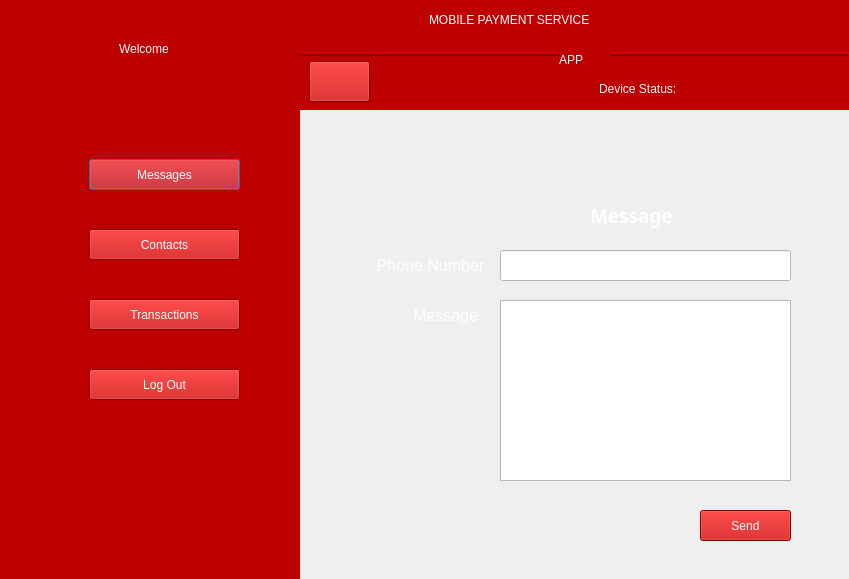
<?xml version="1.0" encoding="UTF-8"?>
<ui version="4.0">
 <class>Dialog</class>
 <widget class="QDialog" name="Dialog">
  <property name="geometry">
   <rect>
    <x>0</x>
    <y>0</y>
    <width>849</width>
    <height>579</height>
   </rect>
  </property>
  <property name="windowTitle">
   <string>Dialog</string>
  </property>
  <property name="styleSheet">
   <string notr="true"/>
  </property>
  <widget class="QWidget" name="widget" native="true">
   <property name="geometry">
    <rect>
     <x>-1</x>
     <y>-1</y>
     <width>301</width>
     <height>581</height>
    </rect>
   </property>
   <property name="styleSheet">
    <string notr="true">background-color: rgb(189, 0, 0);
color: rgb(255, 255, 255);</string>
   </property>
   <widget class="QLabel" name="label">
    <property name="geometry">
     <rect>
      <x>120</x>
      <y>40</y>
      <width>81</width>
      <height>20</height>
     </rect>
    </property>
    <property name="styleSheet">
     <string notr="true">font: 75 14pt &quot;MS Shell Dlg 2&quot;;</string>
    </property>
    <property name="text">
     <string>Welcome</string>
    </property>
   </widget>
   <widget class="QLabel" name="nmm">
    <property name="geometry">
     <rect>
      <x>60</x>
      <y>70</y>
      <width>201</width>
      <height>20</height>
     </rect>
    </property>
    <property name="styleSheet">
     <string notr="true">font: 75 13pt &quot;MS Shell Dlg 2&quot;;</string>
    </property>
    <property name="text">
     <string/>
    </property>
    <property name="alignment">
     <set>Qt::AlignCenter</set>
    </property>
   </widget>
   <widget class="QLabel" name="pnmm">
    <property name="geometry">
     <rect>
      <x>100</x>
      <y>110</y>
      <width>131</width>
      <height>20</height>
     </rect>
    </property>
    <property name="styleSheet">
     <string notr="true">font: 75 13pt &quot;MS Shell Dlg 2&quot;;</string>
    </property>
    <property name="text">
     <string/>
    </property>
    <property name="alignment">
     <set>Qt::AlignCenter</set>
    </property>
   </widget>
   <widget class="QLabel" name="label_5">
    <property name="geometry">
     <rect>
      <x>20</x>
      <y>150</y>
      <width>51</width>
      <height>41</height>
     </rect>
    </property>
    <property name="text">
     <string/>
    </property>
    <property name="pixmap">
     <pixmap>ICONS/icons8-group-message-48.png</pixmap>
    </property>
   </widget>
   <widget class="QLabel" name="label_11">
    <property name="geometry">
     <rect>
      <x>20</x>
      <y>290</y>
      <width>51</width>
      <height>41</height>
     </rect>
    </property>
    <property name="text">
     <string/>
    </property>
    <property name="pixmap">
     <pixmap>ICONS/icons8-euro-money-48.png</pixmap>
    </property>
   </widget>
   <widget class="QLabel" name="label_12">
    <property name="geometry">
     <rect>
      <x>20</x>
      <y>220</y>
      <width>51</width>
      <height>41</height>
     </rect>
    </property>
    <property name="text">
     <string/>
    </property>
    <property name="pixmap">
     <pixmap>ICONS/icons8-address-book-2-48.png</pixmap>
    </property>
   </widget>
   <widget class="QLabel" name="label_14">
    <property name="geometry">
     <rect>
      <x>20</x>
      <y>360</y>
      <width>51</width>
      <height>41</height>
     </rect>
    </property>
    <property name="text">
     <string/>
    </property>
    <property name="pixmap">
     <pixmap>ICONS/icons8-open-pane-48.png</pixmap>
    </property>
   </widget>
   <widget class="QPushButton" name="messages">
    <property name="geometry">
     <rect>
      <x>90</x>
      <y>160</y>
      <width>151</width>
      <height>31</height>
     </rect>
    </property>
    <property name="styleSheet">
     <string notr="true">font: 75 10pt &quot;Arial&quot;;</string>
    </property>
    <property name="text">
     <string>Messages</string>
    </property>
   </widget>
   <widget class="QPushButton" name="contacts">
    <property name="geometry">
     <rect>
      <x>90</x>
      <y>230</y>
      <width>151</width>
      <height>31</height>
     </rect>
    </property>
    <property name="styleSheet">
     <string notr="true">font: 75 10pt &quot;Arial&quot;;</string>
    </property>
    <property name="text">
     <string>Contacts</string>
    </property>
   </widget>
   <widget class="QPushButton" name="transaction">
    <property name="geometry">
     <rect>
      <x>90</x>
      <y>300</y>
      <width>151</width>
      <height>31</height>
     </rect>
    </property>
    <property name="styleSheet">
     <string notr="true">font: 75 10pt &quot;Arial&quot;;</string>
    </property>
    <property name="text">
     <string>Transactions</string>
    </property>
   </widget>
   <widget class="QPushButton" name="lgo">
    <property name="geometry">
     <rect>
      <x>90</x>
      <y>370</y>
      <width>151</width>
      <height>31</height>
     </rect>
    </property>
    <property name="styleSheet">
     <string notr="true">font: 75 10pt &quot;Arial&quot;;</string>
    </property>
    <property name="text">
     <string>Log Out</string>
    </property>
   </widget>
  </widget>
  <widget class="QFrame" name="frame">
   <property name="geometry">
    <rect>
     <x>299</x>
     <y>-1</y>
     <width>551</width>
     <height>111</height>
    </rect>
   </property>
   <property name="styleSheet">
    <string notr="true">background-color: rgb(189, 0, 0);
color: rgb(255, 255, 255);</string>
   </property>
   <property name="frameShape">
    <enum>QFrame::HLine</enum>
   </property>
   <property name="frameShadow">
    <enum>QFrame::Raised</enum>
   </property>
   <property name="lineWidth">
    <number>2</number>
   </property>
   <property name="midLineWidth">
    <number>0</number>
   </property>
   <widget class="QLabel" name="label_16">
    <property name="geometry">
     <rect>
      <x>260</x>
      <y>50</y>
      <width>51</width>
      <height>21</height>
     </rect>
    </property>
    <property name="styleSheet">
     <string notr="true">font: 75 18pt &quot;MS Shell Dlg 2&quot;;</string>
    </property>
    <property name="text">
     <string>APP</string>
    </property>
   </widget>
   <widget class="QLabel" name="label_15">
    <property name="geometry">
     <rect>
      <x>130</x>
      <y>10</y>
      <width>301</width>
      <height>21</height>
     </rect>
    </property>
    <property name="styleSheet">
     <string notr="true">font: 75 18pt &quot;MS Shell Dlg 2&quot;;</string>
    </property>
    <property name="text">
     <string>MOBILE PAYMENT SERVICE</string>
    </property>
   </widget>
   <widget class="QPushButton" name="hm">
    <property name="geometry">
     <rect>
      <x>10</x>
      <y>62</y>
      <width>61</width>
      <height>41</height>
     </rect>
    </property>
    <property name="text">
     <string/>
    </property>
    <property name="icon">
     <iconset>
      <normaloff>ICONS/icons8-exterior-48.png</normaloff>ICONS/icons8-exterior-48.png</iconset>
    </property>
    <property name="iconSize">
     <size>
      <width>40</width>
      <height>40</height>
     </size>
    </property>
   </widget>
   <widget class="QLabel" name="st">
    <property name="geometry">
     <rect>
      <x>410</x>
      <y>80</y>
      <width>111</width>
      <height>20</height>
     </rect>
    </property>
    <property name="styleSheet">
     <string notr="true">font: 75 12pt &quot;MS Shell Dlg 2&quot;;</string>
    </property>
    <property name="text">
     <string/>
    </property>
   </widget>
   <widget class="QLabel" name="label_2">
    <property name="geometry">
     <rect>
      <x>300</x>
      <y>80</y>
      <width>101</width>
      <height>20</height>
     </rect>
    </property>
    <property name="styleSheet">
     <string notr="true">font: 75 12pt &quot;MS Shell Dlg 2&quot;;</string>
    </property>
    <property name="text">
     <string>Device Status:</string>
    </property>
   </widget>
   <widget class="QLabel" name="sm">
    <property name="geometry">
     <rect>
      <x>80</x>
      <y>80</y>
      <width>111</width>
      <height>20</height>
     </rect>
    </property>
    <property name="styleSheet">
     <string notr="true">font: 75 11pt &quot;MS Shell Dlg 2&quot;;</string>
    </property>
    <property name="text">
     <string/>
    </property>
   </widget>
   <widget class="QLabel" name="smcd">
    <property name="geometry">
     <rect>
      <x>200</x>
      <y>80</y>
      <width>90</width>
      <height>20</height>
     </rect>
    </property>
    <property name="styleSheet">
     <string notr="true">font: 75 11pt &quot;MS Shell Dlg 2&quot;;</string>
    </property>
    <property name="text">
     <string/>
    </property>
   </widget>
  </widget>
  <widget class="QLabel" name="label_3">
   <property name="geometry">
    <rect>
     <x>290</x>
     <y>100</y>
     <width>561</width>
     <height>491</height>
    </rect>
   </property>
   <property name="text">
    <string/>
   </property>
   <property name="pixmap">
    <pixmap>../../../Downloads/IMG_3086.jpg</pixmap>
   </property>
  </widget>
  <widget class="QLabel" name="label_9">
   <property name="geometry">
    <rect>
     <x>400</x>
     <y>300</y>
     <width>91</width>
     <height>31</height>
    </rect>
   </property>
   <property name="font">
    <font>
     <family>Microsoft Sans Serif</family>
     <pointsize>12</pointsize>
     <weight>50</weight>
     <italic>false</italic>
     <bold>false</bold>
    </font>
   </property>
   <property name="styleSheet">
    <string notr="true">color: rgb(255, 255, 255);
font: 12pt &quot;Microsoft Sans Serif&quot;;

</string>
   </property>
   <property name="text">
    <string>Message</string>
   </property>
   <property name="alignment">
    <set>Qt::AlignCenter</set>
   </property>
  </widget>
  <widget class="QLabel" name="label_8">
   <property name="geometry">
    <rect>
     <x>590</x>
     <y>200</y>
     <width>91</width>
     <height>31</height>
    </rect>
   </property>
   <property name="font">
    <font>
     <family>Century Gothic</family>
     <pointsize>14</pointsize>
     <weight>75</weight>
     <bold>true</bold>
    </font>
   </property>
   <property name="styleSheet">
    <string notr="true">color: rgb(255, 255, 255);</string>
   </property>
   <property name="text">
    <string>Message</string>
   </property>
  </widget>
  <widget class="QLabel" name="label_7">
   <property name="geometry">
    <rect>
     <x>370</x>
     <y>250</y>
     <width>121</width>
     <height>31</height>
    </rect>
   </property>
   <property name="font">
    <font>
     <family>Microsoft Sans Serif</family>
     <pointsize>12</pointsize>
     <weight>50</weight>
     <italic>false</italic>
     <bold>false</bold>
    </font>
   </property>
   <property name="styleSheet">
    <string notr="true">
color: rgb(255, 255, 255);
font: 12pt &quot;Microsoft Sans Serif&quot;;

</string>
   </property>
   <property name="text">
    <string>Phone Number</string>
   </property>
   <property name="alignment">
    <set>Qt::AlignCenter</set>
   </property>
  </widget>
  <widget class="QLabel" name="label_6">
   <property name="geometry">
    <rect>
     <x>610</x>
     <y>150</y>
     <width>51</width>
     <height>51</height>
    </rect>
   </property>
   <property name="text">
    <string/>
   </property>
   <property name="pixmap">
    <pixmap>ICONS/icons8-group-message-48.png</pixmap>
   </property>
  </widget>
  <widget class="QPushButton" name="send">
   <property name="geometry">
    <rect>
     <x>700</x>
     <y>510</y>
     <width>91</width>
     <height>31</height>
    </rect>
   </property>
   <property name="styleSheet">
    <string notr="true">background-color: rgb(189, 0, 0);
color: rgb(255, 255, 255);</string>
   </property>
   <property name="text">
    <string>Send</string>
   </property>
  </widget>
  <widget class="QLineEdit" name="num">
   <property name="geometry">
    <rect>
     <x>500</x>
     <y>250</y>
     <width>291</width>
     <height>31</height>
    </rect>
   </property>
   <property name="styleSheet">
    <string notr="true">background-color: rgb(255, 255, 255);</string>
   </property>
   <property name="inputMethodHints">
    <set>Qt::ImhDigitsOnly</set>
   </property>
   <property name="alignment">
    <set>Qt::AlignCenter</set>
   </property>
   <property name="clearButtonEnabled">
    <bool>true</bool>
   </property>
  </widget>
  <widget class="QTextEdit" name="txt">
   <property name="geometry">
    <rect>
     <x>500</x>
     <y>300</y>
     <width>291</width>
     <height>181</height>
    </rect>
   </property>
  </widget>
 </widget>
 <resources/>
 <connections/>
</ui>
